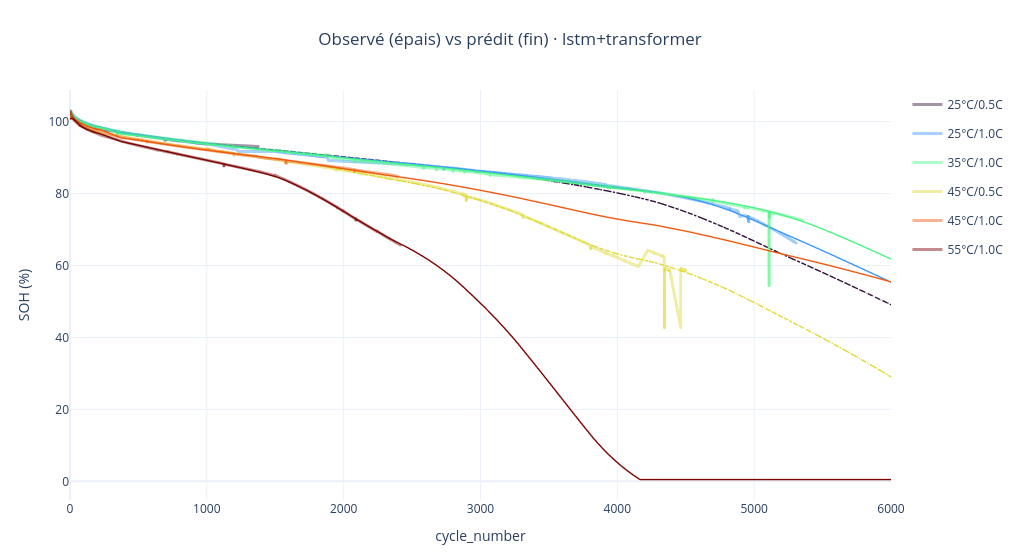

This figure's notebook cell:
### Markdown cell above
## 2 · Trajectoires

Courbe mesurée (épaisse) contre courbe prédite (fine), même couleur par cellule. Le tableau donne RMSE, MAE, biais et erreur maximale.

### Code cell
fig = go.Figure()
n_grille = np.arange(1, 12001)
lignes = []
for c in cells:
    n, y = courbe(c)
    p = np.asarray(modele.predict_soh(c.temperature_degC, c.c_rate), float)
    e, rmse, mae = erreurs(modele, c)
    lignes.append(dict(cellule=f"{c.temperature_degC}°C/{c.c_rate}C", n=len(n),
                       rmse=round(rmse, 3), mae=round(mae, 3),
                       biais=round(float(e.mean()), 3), err_max=round(float(np.abs(e).max()), 2)))
    fig.add_trace(go.Scattergl(x=n, y=y, mode="lines", name=f"{c.temperature_degC}°C/{c.c_rate}C",
                               line=dict(color=COULEUR[c.cell_id], width=3), opacity=0.45,
                               legendgroup=c.cell_id))
    fig.add_trace(go.Scattergl(x=n_grille, y=p, mode="lines", showlegend=False,
                               legendgroup=c.cell_id,
                               line=dict(color=COULEUR[c.cell_id], width=1.4,
                                         dash=DASH[c.c_rate])))
mise_en_forme(fig, f"Observé (épais) vs prédit (fin) · {CANDIDAT}", 560,
              xaxis_title="cycle_number", yaxis_title="SOH (%)",
              legend=dict(x=1.02, y=1.0))
fig.update_xaxes(range=[0, 6000])
fig.show()
pd.DataFrame(lignes)

### Figure 1 — Plotly figure (JSON) as saved in the notebook; plotly's stock layout.template omitted (floating-point values rounded to 4 significant figures; data arrays with more than 128 entries replaced by an {"elided": "..."} marker saying what was removed)
{"data": [{"legendgroup": "102Ah_25degC_0p5C_cell3", "line": {"color": "rgb(48, 18, 59)", "width": 3}, "mode": "lines", "name": "25°C/0.5C", "opacity": 0.45, "type": "scattergl", "x": {"elided": "988 float values"}, "y": {"elided": "988 float values"}}, {"legendgroup": "102Ah_25degC_0p5C_cell3", "line": {"color": "rgb(48, 18, 59)", "dash": "dash", "width": 1.4}, "mode": "lines", "showlegend": false, "type": "scattergl", "x": {"elided": "12000 int values"}, "y": {"elided": "12000 float values"}}, {"legendgroup": "102Ah_25degC_1C_cell3", "line": {"color": "rgb(60, 153, 249)", "width": 3}, "mode": "lines", "name": "25°C/1.0C", "opacity": 0.45, "type": "scattergl", "x": {"elided": "4155 float values"}, "y": {"elided": "4155 float values"}}, {"legendgroup": "102Ah_25degC_1C_cell3", "line": {"color": "rgb(60, 153, 249)", "dash": "solid", "width": 1.4}, "mode": "lines", "showlegend": false, "type": "scattergl", "x": {"elided": "12000 int values"}, "y": {"elided": "12000 float values"}}, {"legendgroup": "102Ah_35degC_1C_cell1", "line": {"color": "rgb(73, 246, 131)", "width": 3}, "mode": "lines", "name": "35°C/1.0C", "opacity": 0.45, "type": "scattergl", "x": {"elided": "5354 float values"}, "y": {"elided": "5354 float values"}}, {"legendgroup": "102Ah_35degC_1C_cell1", "line": {"color": "rgb(73, 246, 131)", "dash": "solid", "width": 1.4}, "mode": "lines", "showlegend": false, "type": "scattergl", "x": {"elided": "12000 int values"}, "y": {"elided": "12000 float values"}}, {"legendgroup": "102Ah_45degC_0p5C_cell3", "line": {"color": "rgb(223, 218, 54)", "width": 3}, "mode": "lines", "name": "45°C/0.5C", "opacity": 0.45, "type": "scattergl", "x": {"elided": "4296 float values"}, "y": {"elided": "4296 float values"}}, {"legendgroup": "102Ah_45degC_0p5C_cell3", "line": {"color": "rgb(223, 218, 54)", "dash": "dash", "width": 1.4}, "mode": "lines", "showlegend": false, "type": "scattergl", "x": {"elided": "12000 int values"}, "y": {"elided": "12000 float values"}}, {"legendgroup": "102Ah_45degC_1C_cell1", "line": {"color": "rgb(238, 90, 18)", "width": 3}, "mode": "lines", "name": "45°C/1.0C", "opacity": 0.45, "type": "scattergl", "x": {"elided": "2323 float values"}, "y": {"elided": "2323 float values"}}, {"legendgroup": "102Ah_45degC_1C_cell1", "line": {"color": "rgb(238, 90, 18)", "dash": "solid", "width": 1.4}, "mode": "lines", "showlegend": false, "type": "scattergl", "x": {"elided": "12000 int values"}, "y": {"elided": "12000 float values"}}, {"legendgroup": "102Ah_55degC_1C_cell3", "line": {"color": "rgb(122, 4, 2)", "width": 3}, "mode": "lines", "name": "55°C/1.0C", "opacity": 0.45, "type": "scattergl", "x": {"elided": "2176 float values"}, "y": {"elided": "2176 float values"}}, {"legendgroup": "102Ah_55degC_1C_cell3", "line": {"color": "rgb(122, 4, 2)", "dash": "solid", "width": 1.4}, "mode": "lines", "showlegend": false, "type": "scattergl", "x": {"elided": "12000 int values"}, "y": {"elided": "12000 float values"}}], "layout": {"height": 560, "legend": {"x": 1.02, "y": 1}, "margin": {"b": 60, "l": 70, "r": 24, "t": 90}, "title": {"text": "Observé (épais) vs prédit (fin) · lstm+transformer", "x": 0.5}, "width": 1020, "xaxis": {"range": [0, 6000], "title": {"text": "cycle_number"}}, "yaxis": {"title": {"text": "SOH (%)"}}}}
